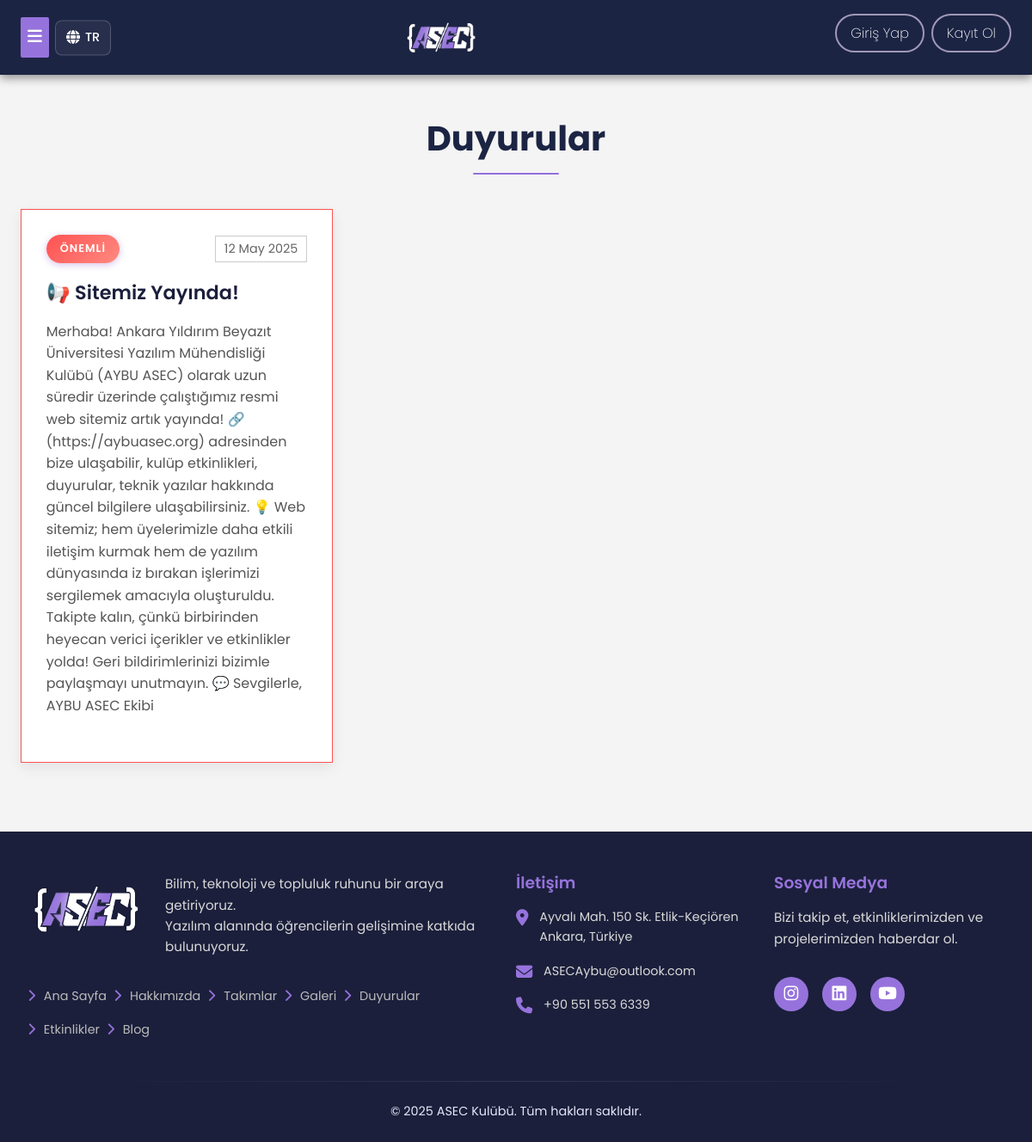
/duyurular, run on the app's committed database.
### tables this page shows
CREATE TABLE `duyurular` (
  `id` int(11) NOT NULL,
  `baslik` varchar(255) NOT NULL,
  `baslik_en` varchar(255) DEFAULT NULL,
  `icerik` text DEFAULT NULL,
  `icerik_en` longtext DEFAULT NULL,
  `kategori` varchar(50) DEFAULT NULL,
  `tarih` date NOT NULL,
  `link` varchar(255) DEFAULT NULL
);

### src/includes/lang.php (called while the page is built, shortened)
<?php
if (!defined('IN_ADMIN')) {
    $supportedLanguages = ['tr', 'en'];
    $langCode = isset($_COOKIE['lang']) && in_array($_COOKIE['lang'], $supportedLanguages, true)
        ? $_COOKIE['lang']
        : 'tr';
    function __t(string $key, ?string $fallback = null): string {
        global $translations, $langCode;
        if (isset($translations[$langCode][$key])) {
            return $translations[$langCode][$key];
        }
        return $key;
    }
}
?>

### src/duyurular.php (the view, shortened to what this page needs)
<?php
require_once 'includes/lang.php';
 ?>
<!DOCTYPE html>
<html lang="<?php echo isset($langCode) ? htmlspecialchars($langCode) : 'tr'; ?>">
<head>
    <?php include 'includes/head-meta.php'; ?>
    <link rel="stylesheet" href="css/duyurular.css">
</head>
<body>
    <?php include 'header.php'; ?>
    <main>
        <div class="announcements-container">
            <h2 class="page-title"><?php echo __t('announcements.page.title'); ?></h2>
            <?php
            require_once 'db.php';
            $currentLang = isset($langCode) ? $langCode : (isset($_COOKIE['lang']) ? $_COOKIE['lang'] : 'tr');
            $duyurular = $pdo->query('SELECT * FROM duyurular ORDER BY tarih DESC')->fetchAll();
            $categoryTranslations = [
                'Önemli' => __t('announcements.category.important'),
                'Workshop' => __t('announcements.category.workshop'),
                'Etkinlik' => __t('announcements.category.event'),
            ];
            $monthTranslations = [
                1 => __t('announcements.month.jan'),
                2 => __t('announcements.month.feb'),
                3 => __t('announcements.month.mar'),
                4 => __t('announcements.month.apr'),
                5 => __t('announcements.month.may'),
                6 => __t('announcements.month.jun'),
                7 => __t('announcements.month.jul'),
                8 => __t('announcements.month.aug'),
                9 => __t('announcements.month.sep'),
                10 => __t('announcements.month.oct'),
                11 => __t('announcements.month.nov'),
                12 => __t('announcements.month.dec'),
            ];
            ?>
            <div class="announcements-grid">
                <?php foreach($duyurular as $duyuru):
                    if ($currentLang == 'en' && !empty($duyuru['baslik_en']) && !empty($duyuru['icerik_en'])) {
                        $display_baslik = $duyuru['baslik_en'];
                        $display_icerik = $duyuru['icerik_en'];
                    } else {
                        $display_baslik = $duyuru['baslik'];
                        $display_icerik = $duyuru['icerik'];
                    }
                    $categoryDisplay = isset($categoryTranslations[$duyuru['kategori']])
                        ? $categoryTranslations[$duyuru['kategori']]
                        : htmlspecialchars($duyuru['kategori']);
                    $dateTimestamp = strtotime($duyuru['tarih']);
                    $day = date('d', $dateTimestamp);
                    $month = (int)date('n', $dateTimestamp);
                    $year = date('Y', $dateTimestamp);
                    $monthName = isset($monthTranslations[$month]) ? $monthTranslations[$month] : date('M', $dateTimestamp);
                    $formattedDate = $day . ' ' . $monthName . ' ' . $year;
                ?>
                    <div class="announcement-card<?= $duyuru['kategori']=='Önemli' ? ' important' : '' ?><?= $duyuru['kategori']=='Workshop' ? ' workshop' : '' ?><?= $duyuru['kategori']=='Etkinlik' ? ' event' : '' ?>">
                        <div class="announcement-header">
                            <span class="badge"><?= $categoryDisplay ?></span>
                            <span class="date"><?= $formattedDate ?></span>
                        </div>
                        <h3><?= htmlspecialchars($display_baslik) ?></h3>
                        <p><?= htmlspecialchars($display_icerik) ?></p>
                    </div>
                <?php endforeach; ?>
            </div>
        </div>
    </main>
    <?php include 'footer.php'; ?>
</body>
</html>

### src/css/duyurular.css (style rules this page uses)
.announcements-container { max-width: 1200px; margin: 3rem auto 5rem; padding: 0 1.5rem; }
.page-title { font-size: 2.5rem; font-weight: 700; color: #1c2444; margin-bottom: 2.5rem; text-align: center; position: relative; padding-bottom: 1rem; }
.page-title::after { content: ""; position: absolute; bottom: 0; left: 50%; transform: translateX(-50%); width: 100px; height: 2px; background-color: #9370db; border-radius: 2px; }
.announcements-grid { display: grid; grid-template-columns: repeat(auto-fill, minmax(350px, 1fr)); gap: 2rem; }
.announcement-card { background-color: #fff; overflow: hidden; box-shadow: 0 5px 15px rgba(0, 0, 0, 0.08); transition: all 0.3s ease; display: flex; flex-direction: column; height: 100%; position: relative; padding: 1.8rem; border: 1px solid #9370db; }
.announcement-card.important { border-color: #ff5252; }
.announcement-card.important .badge { background: linear-gradient(135deg, #ff5252, #ff8a80); }
.announcement-header { display: flex; justify-content: space-between; align-items: center; margin-bottom: 1.2rem; }
.badge { display: inline-block; padding: 0.4rem 1rem; background: linear-gradient(135deg, #6a0dad, #9370db); color: #fff; border-radius: 50px; font-size: 0.8rem; font-weight: 600; text-transform: uppercase; letter-spacing: 1px; box-shadow: 0 2px 8px rgba(106, 13, 173, 0.25); }
.date { font-size: 0.9rem; color: #666; display: flex; align-items: center; border: 1px solid #ccc; padding: 0.2rem 0.6rem; }
.announcement-card h3 { font-size: 1.4rem; font-weight: 600; color: #1b1f3b; margin-bottom: 1rem; line-height: 1.4; }
.announcement-card p { font-size: 1rem; color: #555; line-height: 1.6; margin-bottom: 1.5rem; flex-grow: 1; }

### data on the page
duyurular: kategori "ÖNEMLI", tarih "12 May 2025", baslik "📢 Sitemiz Yayında!", icerik "Merhaba! Ankara Yıldırım Beyazıt Üniversitesi Yazılım Mühendisliği Kulübü (AYBU ASEC) olarak uzun süredir üzerinde çalıştığımız resmi web sitemiz artık yayında! 🔗 (https://aybuasec.org) adresinden bize ulaşabilir, kulüp etkinlikleri, duyurular, teknik yazılar hakkında güncel bilgilere ulaşabilirsiniz. 💡 Web sitemiz; hem üyelerimizle daha etkili iletişim kurmak hem de yazılım dünyasında iz bırakan işlerimizi sergilemek amacıyla oluşturuldu. Takipte kalın, çünkü birbirinden heyecan verici içerikler ve etkinlikler yolda! Geri bildirimlerinizi bizimle paylaşmayı unutmayın. 💬 Sevgilerle, AYBU ASEC Ekibi"

### other printed values
__t('lang.label') "TR"
__t('auth.login') "Giriş Yap"
__t('auth.register') "Kayıt Ol"
__t('announcements.page.title') "Duyurular"
__t('footer.tagline') "Bilim, teknoloji ve topluluk ruhunu bir araya getiriyoruz. Yazılım alanında öğrencilerin gelişimine katkıda bulunuyoruz."
__t('footer.links.home') "Ana Sayfa"
__t('footer.links.about') "Hakkımızda"
__t('footer.links.teams') "Takımlar"
__t('footer.links.gallery') "Galeri"
__t('footer.links.announcements') "Duyurular"
__t('footer.links.events') "Etkinlikler"
__t('footer.links.blog') "Blog"
__t('footer.contact') "İletişim"
__t('footer.social') "Sosyal Medya"
__t('footer.follow') "Bizi takip et, etkinliklerimizden ve projelerimizden haberdar ol."
